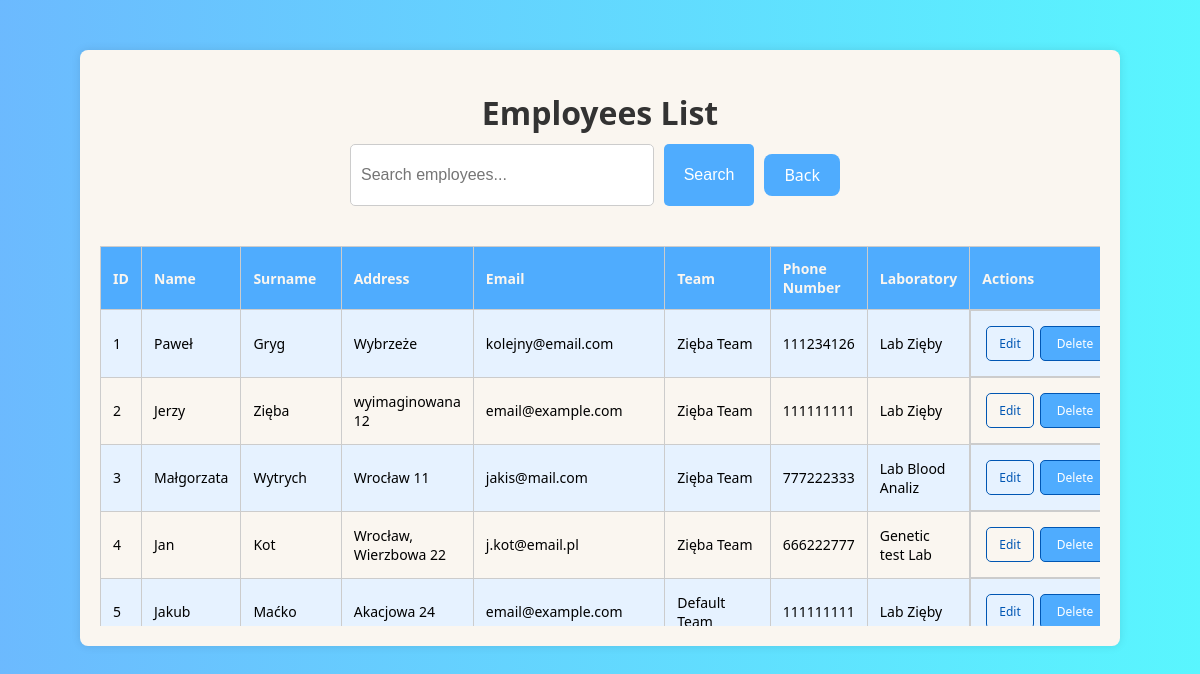
/employees/, run on the app's committed database.
### projekty/models.py (models this page shows, shortened)
class Employes(models.Model):
    name = models.CharField(max_length=40)
    surname = models.CharField(max_length=40)
    adres = models.CharField(max_length=100)
    user = models.OneToOneField(User, on_delete=models.CASCADE, null=True)
    email = models.EmailField(max_length=50, default='email@example.com')
    team = models.CharField(max_length=40, default='Default Team')  # Domyślna wartość
    phone_number = models.CharField(max_length=15, default='111111111')
    laboratory = models.ForeignKey('Laboratories', on_delete=models.CASCADE, null=True, blank=True)

class Laboratories(models.Model):
    lab_name = models.CharField(max_length=30)
    adress = models.CharField(max_length=100)
    web_adress = models.URLField(max_length=100)
    mail = models.EmailField(max_length=40)

### projekty/views.py (the view)
# urls.py: path('employees/', views.employees_list, name='employees_list'),
def employees_list(request):
    form = EmployeeSearchForm(request.GET)
    employees = Employes.objects.all()
    query = ""
    if form.is_valid():
        query = form.cleaned_data['query']
        if query:
            query_parts = query.split()
            q_objects = Q()
            for part in query_parts:
                q_objects &= Q(name__icontains=part) | Q(surname__icontains=part)
            employees = employees.filter(q_objects)
    return render(request, 'employee_list.html', {'employees': employees, 'form': form, 'query': query})

### projekty/forms.py
class EmployeeSearchForm(forms.Form):
    query = forms.CharField(label='Search by name or surname', max_length=100, required=False)

### templates/employee_list.html (shortened to what this page needs)
<!DOCTYPE html>
<html lang="en">
<head>
</head>
<body>
    <div class="table-container">
        <h1>Employees List</h1>
        <div class="form-container">
            <form method="get" action="{% url 'employees_list' %}" style="width: 100%;">
                <input type="text" name="query" placeholder="Search employees...">
                <button type="submit">Search</button>
                <a class="link" href="{% url 'choose_Dane' %}">Back</a>
            </form>
        </div>
        <div class="table-scroll">
            <table>
                <thead>
                    <tr>
                        <th>ID</th>
                        <th>Name</th>
                        <th>Surname</th>
                        <th>Address</th>
                        <th>Email</th>
                        <th>Team</th>
                        <th>Phone Number</th>
                        <th>Laboratory</th>
                        <th>Actions</th>
                    </tr>
                </thead>
                <tbody>
                    {% for employee in employees %}
                    <tr>
                        <td>{{ employee.id }}</td>
                        <td>{{ employee.name }}</td>
                        <td>{{ employee.surname }}</td>
                        <td>{{ employee.adres }}</td>
                        <td>{{ employee.email }}</td>
                        <td>{{ employee.team }}</td>
                        <td>{{ employee.phone_number }}</td>
                        <td>{{ employee.laboratory.lab_name|default:"-" }}</td>
                        <td class="actions">
                            <a href="{% url 'upd_emp' employee.id %}">Edit</a>
                            <form class="delete-form" action="{% url 'del_emp' employee.id %}" method="post">
                                <button type="submit" onclick="return confirm('Are you sure you want to delete this record?')">Delete</button>
                            </form>
                        </td>
                    </tr>
                    {% empty %}
                    <tr>
                        <td colspan="9">No employees found</td>
                    </tr>
                    {% endfor %}
                </tbody>
            </table>
        </div>
    </div>
</body>
</html>

### templates/employee_list.html (style rules this page uses)
body { font-family: 'Segoe UI', Tahoma, Geneva, Verdana, sans-serif; background: linear-gradient(to right, #4facfed5 0%, #00f1fea6 100%); margin: 0; padding: 0; display: flex; flex-direction: column; align-items: center; min-height: 100vh; }
.table-container { background-color: #faf6f0; padding: 20px; border-radius: 8px; box-shadow: 0 0 10px rgba(0, 0, 0, 0.1); text-align: center; width: 90%; max-width: 1000px; overflow-x: auto; margin-top: 50px; }
h1 { color: #333; margin-bottom: 10px; }
.form-container { display: flex; justify-content: center; align-items: center; width: 100%; margin-bottom: 20px; }
form { display: flex; width: 100%; max-width: 500px; }
form input[type=text] { flex: 1; padding: 10px; font-size: 16px; border: 1px solid #ccc; border-radius: 5px; margin-right: 10px; box-sizing: border-box; }
form button { padding: 10px 20px; font-size: 16px; background-color: #4facfe; color: #fff; border: none; border-radius: 5px; cursor: pointer; transition: background-color 0.3s ease; }
.table-scroll { overflow-x: auto; max-height: 400px; margin-top: 10px; }
table { width: 100%; border-collapse: collapse; margin-top: 20px; }
th, td { border: 1px solid #ccc; padding: 12px; text-align: left; font-size: 14px; }
th { background-color: #4facfe; color: #faf6f0; }
tr:nth-child(even) { background-color: #faf6f0; }
tr:nth-child(odd) { background-color: #e6f2ff; }
.actions { display: flex; justify-content: center; align-items: center; }
.actions a, .actions button { margin: 3px; padding: 8px 12px; font-size: 12px; text-decoration: none; color: #0056b3; border: 1px solid #0056b3; border-radius: 5px; background-color: transparent; cursor: pointer; transition: background-color 0.3s, color 0.3s; font-family: 'Segoe UI', Tahoma, Geneva, Verdana, sans-serif; display: inline-block; }
.actions button { background-color: #4facfe; color: #fff; padding: 8px 16px; }
.delete-form { margin: 0; }
.link { display: inline-block; margin: 10px; text-decoration: none; color: #ffffff; padding: 10px 20px; background-color: #4facfe; border-radius: 8px; transition: background-color 0.3s ease; font-weight: normal; }

### data on the page
Employes: id "1", name "Paweł", surname "Gryg", adres "Wybrzeże", email "kolejny@email.com", team "Zięba Team", phone_number "111234126", laboratory.lab_name "Lab Zięby"
Employes: id "2", name "Jerzy", surname "Zięba", adres "wyimaginowana 12", email "email@example.com", team "Zięba Team", phone_number "111111111", laboratory.lab_name "Lab Zięby"
Employes: id "3", name "Małgorzata", surname "Wytrych", adres "Wrocław 11", email "jakis@mail.com", team "Zięba Team", phone_number "777222333", laboratory.lab_name "Lab Blood Analiz"
Employes: id "4", name "Jan", surname "Kot", adres "Wrocław, Wierzbowa 22", email "j.kot@email.pl", team "Zięba Team", phone_number "666222777", laboratory.lab_name "Genetic test Lab"
Employes: id "5", name "Jakub", surname "Maćko", adres "Akacjowa 24", email "email@example.com", team "Default Team", phone_number "111111111", laboratory.lab_name "Lab Zięby"
